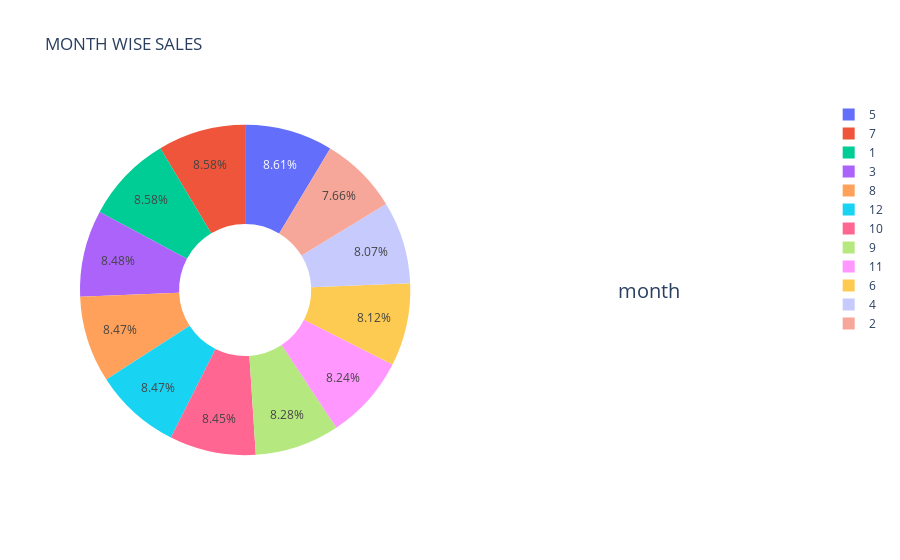

Write notebook code for a chart like this one.
### Code cell
import plotly.graph_objects as go
from plotly.subplots import make_subplots

labels = df6['month']
values=df6['sales']

fig = make_subplots(rows=1, cols=2, specs=[[{'type':'domain'}, {'type':'domain'}]])
fig.add_trace(go.Pie(labels=labels, values=values, name="first store"),
              1, 1)


# Use `hole` to create a donut-like pie chart
fig.update_traces(hole=.4, hoverinfo="label+percent+name")

fig.update_layout(
    title_text="MONTH WISE SALES",
    # Add annotations in the center of the donut pies.
    annotations=[dict(text='month', x=0.82, y=0.5, font_size=20, showarrow=False)])
fig.show()

### Figure 1 — Plotly figure (JSON) as saved in the notebook; plotly's stock layout.template omitted (floating-point values rounded to 4 significant figures)
{"data": [{"domain": {"x": [0, 0.45], "y": [0, 1]}, "hole": 0.4, "hoverinfo": "label+percent+name", "labels": [1, 2, 3, 4, 5, 6, 7, 8, 9, 10, 11, 12], "name": "first store", "type": "pie", "values": [9042244, 8074000.0, 8939152, 8505000.0, 9078000.0, 8556853, 9046580, 8929000.0, 8724000.0, 8903000.0, 8680026, 8923000.0]}], "layout": {"annotations": [{"font": {"size": 20}, "showarrow": false, "text": "month", "x": 0.82, "y": 0.5}], "title": {"text": "MONTH WISE SALES"}}}
